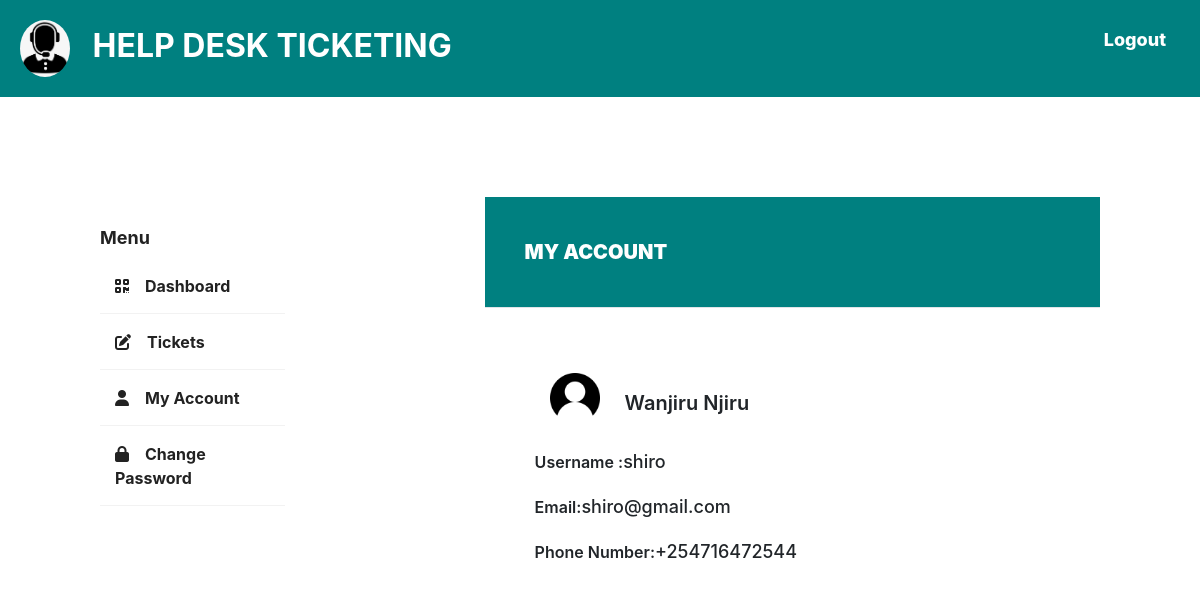
Screenshot of /helpdesk/officer-account/ (signed in) with the database file from the repository.
### base/models.py (models this page shows)
class OfficerProfile(models.Model):
    user = models.OneToOneField(
        Users, on_delete=models.CASCADE, related_name='officer_set')
    phone_number = models.CharField(max_length=255)

class Users(AbstractUser):
    class Role(models.TextChoices):
        ADMIN = "ADMIN", "Admin"
        STUDENT = "STUDENT", "Student"
        OFFICER = "OFFICER", "Officer"
    role = models.CharField(
        max_length=50, choices=Role.choices, default='STUDENT')
    tracker = FieldTracker()

### base/views.py (the view)
# urls.py: path('officer-account/', views.Officer_Account.as_view(), name='officer-account'),
class Officer_Account(ListView):
    model = OfficerProfile
    template_name = 'officer/my_account.html'
    context_object_name = 'officers'

### templates/officer/my_account.html (shortened to what this page needs)
{% extends 'portal.html'%}
{% load static %}
{% block content %}
<div class="wrapper">
    <div class="sidebar">
        <h4>Menu</h4>
        <ul>
            <li><a href="{% url 'officer-dashboard'%}"><i class="fa-solid fa-qrcode"></i>Dashboard</a></li>
            <li><a href="{% url 'officer-tickets'%}"><i class="fa-solid fa-pen-to-square"></i>Tickets</a></li>
            <li><a href="{% url 'officer-account'%}"><i class="fa-solid fa-user"></i>My Account</a></li>
            <li><a href="{% url 'officer-change-password'%}"><i class="fa-solid fa-lock"></i>Change Password</a></li>
        </ul>
    </div>
    <div class="main_content">
        <div class="header">MY ACCOUNT</div>
        <div class="view_ticket">
            <div class="user-details">
                <img src="/static/user.png">
                {% for officer in officers %}
                {% if officer.user  == request.user %}
                <h4>{{ officer.user.first_name}} {{officer.user.last_name}}</h4>
            </div>
            <p><span>Username :</span>{{officer.user.username}} </p>
            <p><span>Email:</span>{{ officer.user.email}}</p>
            <p><span>Phone Number:</span>{{ officer.phone_number}}</p>
            {%endif%}
            {%endfor%}
        </div>
{% endblock content %}

### static/style.css (style rules this page uses)
* { margin: 0; padding: 0; box-sizing: border-box; }
html { font-family: Poppins; font-size: 18px; line-height: 1.8; color: #222; background: #f8f8f8; font-weight: 400; font-family: Poppins; }
a { text-decoration: none; }
.wrapper { display: flex; position: relative; margin: 100px; }
.wrapper .sidebar { width: 300px; height: 100%; background: #fff; padding: 30px 0px; position: sticky; }
.wrapper .sidebar h4 { color: #222; text-align: left; font-size: 18px; font-weight: 700; }
.wrapper .sidebar ul li { padding: 15px; border-bottom: 1px solid #fff; border-bottom: 1px solid rgba(0, 0, 0, 0.05); border-top: 1px solid rgba(255, 255, 255, 0.05); list-style: none; transition: .4s; }
.wrapper .sidebar ul li a { color: #222; display: block; font-size: 16px; font-weight: 700; }
.sidebar ul a i { margin-right: 16px; }
.wrapper .main_content { width: 100%; margin-left: 200px; }
.wrapper .main_content .header { padding: 40px; background: teal; color: #fff; border-bottom: 1px solid #e0e4e8; border-top: 30px; font-weight: 1000; width: 100%; font-size: 20px; }
.view_ticket { justify-content: center; padding: 20px; margin: 30px; }
.view_ticket span { font-size: 16px; font-weight: 600; line-height: 0.5em; }
.view_ticket p { line-height: 1.5em; font-weight:500 ; }
.view_ticket img { width: 50px; height: 50px; margin: 5px; }
.view_ticket .user-details { display: flex; padding: 10px; }
.view_ticket .user-details h4 { font-size: 20px; font-weight: 600; line-height: 1.5em; margin: 20px; }

### rows the page displays
OfficerProfile: user.first_name "Wanjiru", user.last_name "Njiru", user.username "shiro", user.email "shiro@gmail.com", phone_number "+254716472544"
